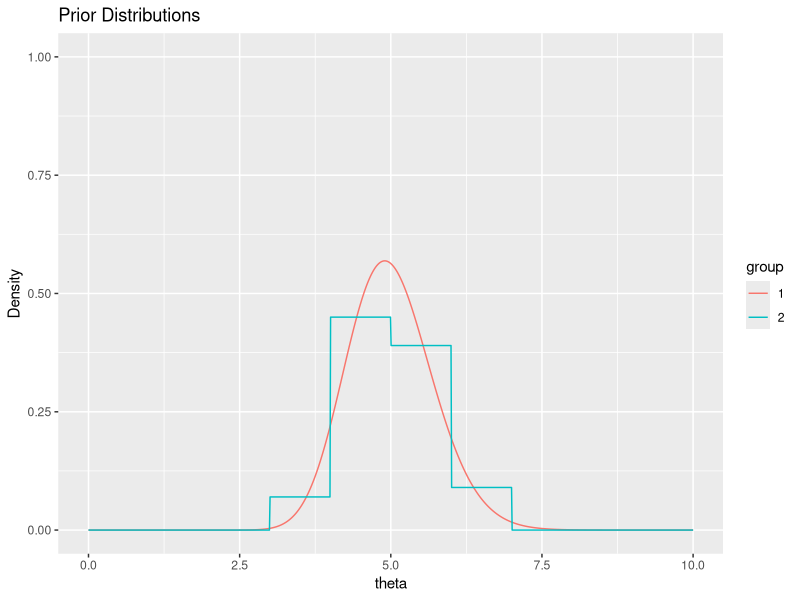
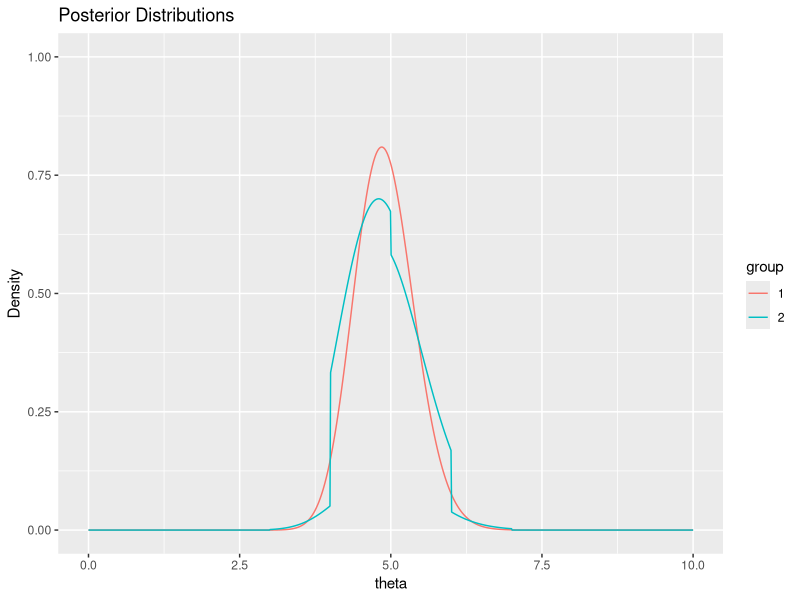

Write the R code that produced these figures, in order.
library(ggplot2)
library(data.table)

y <- c(2, 1, 9, 4, 3, 3, 7, 7, 5, 7)
n <- length(y)
constant <- gamma(sum(y) + 1)*(0.07*(pgamma(4, sum(y) + 1, rate = n) - pgamma(3, sum(y) + 1, rate = n)) + 0.45*(pgamma(5, sum(y) + 1, rate = n) - pgamma(4, sum(y) + 1, rate = n)) + 0.39*(pgamma(6, sum(y) + 1, rate = n) - pgamma(5, sum(y) + 1, rate = n)) + 0.09*(pgamma(7, sum(y) + 1, rate = n) - pgamma(6, sum(y) + 1, rate = n)))/(n^(sum(y) + 1))

theta <- seq(0, 10, length.out = 1000)
prior_1 <- dgamma(theta, 50, scale = 0.1)
prior_2 <- (theta > 3 & theta <= 4)*0.07 + (theta > 4 & theta <= 5)*0.45 + (theta > 5 & theta <= 6)*0.39 + (theta > 6 & theta <= 7)*0.09
post_1 <- dgamma(theta, 50 + sum(y), scale = 1/(1/0.1 + n))
post_2 <- (theta > 3 & theta <= 4)*0.07*(theta^sum(y))*exp(-n*theta)/constant + (theta > 4 & theta <= 5)*0.45*(theta^sum(y))*exp(-n*theta)/constant + (theta > 5 & theta <= 6)*0.39*(theta^sum(y))*exp(-n*theta)/constant + (theta > 6 & theta <= 7)*0.09*(theta^sum(y))*exp(-n*theta)/constant

#Get data into a data.table format for ggplot
data_prior_1 <- data.table(theta = theta, prior = prior_1, group = "1")
data_prior_2 <- data.table(theta = theta, prior = prior_2, group = "2")
data_prior <- rbindlist(list(data_prior_1, data_prior_2))
data_post_1 <- data.table(theta = theta, post = post_1, group = "1")
data_post_2 <- data.table(theta = theta, post = post_2, group = "2")
data_post <- rbindlist(list(data_post_1, data_post_2))

#Plot priors and posteriors
ggplot(data_prior, aes(x = theta, y = prior, group = group)) + geom_line(aes(color = group)) + labs(title = "Prior Distributions") + scale_x_continuous(limits = c(0, 10)) + scale_y_continuous(limits = c(0, 1)) + labs(y = "Density")
ggplot(data_post, aes(x = theta, y = post, group = group)) + geom_line(aes(color = group)) + labs(title = "Posterior Distributions") + scale_x_continuous(limits = c(0, 10)) + scale_y_continuous(limits = c(0, 1)) + labs(y = "Density")

#Calculate 95% central credible interval
interval_1 <- qgamma(c(0.025, 0.975), 50 + sum(y), scale = 1/(1/0.1 + n))
